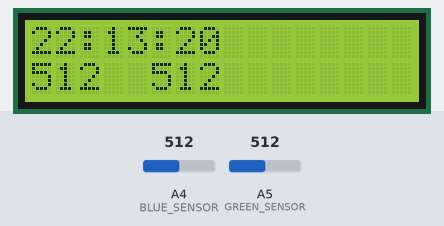
A sketch run on a simulated Arduino Uno, built with avr-gcc and run on an emulated ATmega328P. On the bench: 16×2 character LCD. The test bench sets the inputs (shaded band); at power-on: A4 (BLUE_SENSOR) = 512, A5 (GREEN_SENSOR) = 512. The local clock reads 2024-03-15 10:24:30 at power-on unless the sketch sets it; storage starts empty; what the sketch prints to the serial monitor is not drawn.

Above: at 0.2 s.
At 30.2 s:
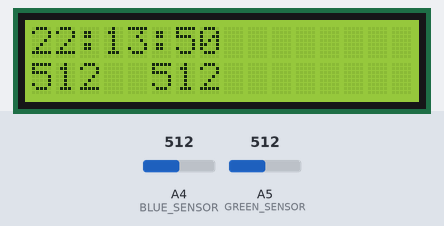
At 60.3 s:
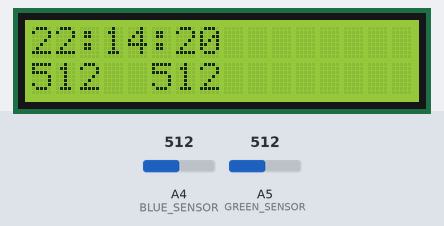
At 90.3 s:
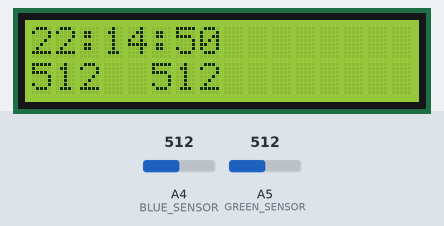
At 120.3 s:
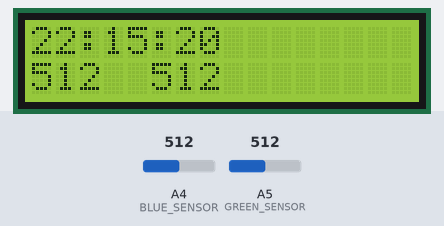

Measured:
- what the display in image 1 shows lasts 30.0 s, from 30.2 s to 60.2 s

The sketch:

plant_light.ino
```cpp
// Date and time functions using a DS1307 RTC connected via I2C and Wire lib
#include <Wire.h>
#include "RTClib.h"
#include <LiquidCrystal_I2C.h>
#include <SPI.h>
#include <SD.h>

File datafile;

RTC_DS1307 rtc;

//Defining the desplay we are using (here it is at 0x27 I2C address and is a 16 character, 2 row display)
LiquidCrystal_I2C lcd(0x27, 16, 2);

//Each sensor has a colored wire - they are declared by the color until a final layout is determined, then I might rename per location
const byte BLUE_SENSOR = A4;
const byte GREEN_SENSOR = A5;

const int SD_CARD_PIN = 10;

//Interval for data pings - default is 30 seconds
const int dataInterval = 30000;

void setup()
{
  Serial.begin(9600);
  //Likely will remove later but for troubleshooting we are initiating the LCD screen, activating the backlight, and then setting it to HIGH
  lcd.init();
  lcd.backlight();
  lcd.setBacklight(HIGH);

  //Checks for the RTC module - if none are available it will abort
  if (!rtc.begin())
  {
    Serial.println("Couldn't find RTC");
    Serial.flush();
    abort();
  }

  if (!rtc.isrunning())
  {
    Serial.println("RTC is NOT running, let's set the time!");
    // When time needs to be set on a new device, or after a power loss, the
    // following line sets the RTC to the date & time this sketch was compiled
    rtc.adjust(DateTime(F(__DATE__), F(__TIME__)));
  }
  rtc.adjust(DateTime(F(__DATE__), F(__TIME__)));
  Serial.print("SD Card init...");
  //test if wiring is correct
  if (!SD.begin(SD_CARD_PIN))
  {
    Serial.println("init failed..");
    while (1)
      ;
  }
  Serial.println("init ok");
  datafile = SD.open("20210202.txt", FILE_WRITE);
  datafile.print("Time");
  datafile.print(",");
  datafile.print("blue value");
  datafile.print(",");
  datafile.print("green value");
  datafile.println();
  datafile.close();
  if (datafile)
  {
    Serial.println("headers written");
  }
}

void loop()
{
  //Handling all of the time information//////////////
  String the_time;
  DateTime time = rtc.now();

  //Formatting the time output as timestamp - then printing at the top of the LCD for testing
  Serial.println(time.timestamp(DateTime::TIMESTAMP_FULL));
  Serial.println();
  the_time = time.timestamp(DateTime::TIMESTAMP_FULL);
  lcd.home();
  lcd.print(time.timestamp(DateTime::TIMESTAMP_TIME));

  ///////////////////////////////////////////////////////

  // Reading the info from analog sensors

  int blueValue = analogRead(BLUE_SENSOR);
  int greenValue = analogRead(GREEN_SENSOR);

  lcd.setCursor(0, 1);
  lcd.print(blueValue);

  lcd.setCursor(5, 1);
  lcd.print(greenValue);

  //////////////////////////////////////////////////////

  //Handling getting the data in to SD card

  datafile = SD.open("20210202.txt", FILE_WRITE);

  if (datafile)
  {
    datafile.print(the_time);
    datafile.print(",");
    datafile.print(String(blueValue));
    datafile.print(",");
    datafile.print(String(greenValue));
    datafile.println();

    datafile.close();
  }
  else
  {
    //if you cannot open the data file it will give an error in serial monitor
    Serial.println("Cannot open file");
  }
  /////////////////////////////////////////////////////

  //data delay second delay and clear the LCD so numbers don't overlap - if we don't clear the LCD the "old" data will stay when we enter the loop again
  delay(dataInterval);
  lcd.clear();
}
```
